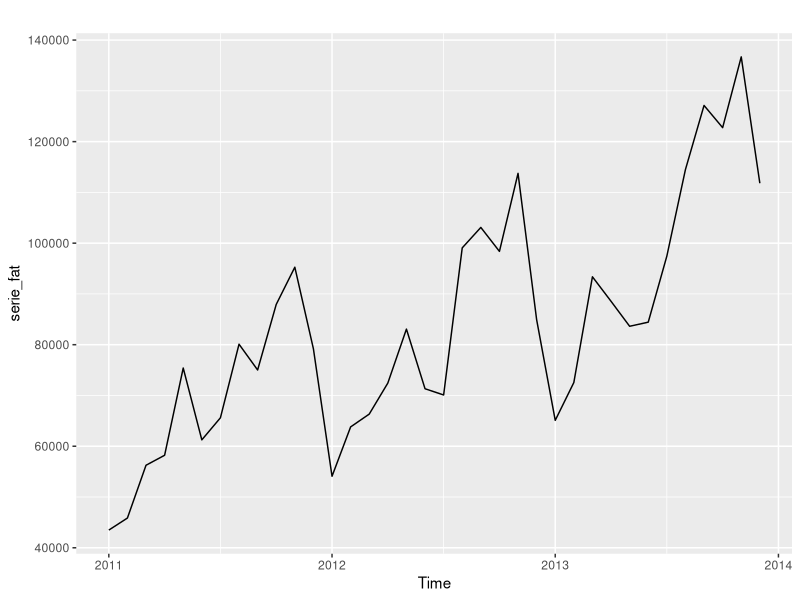
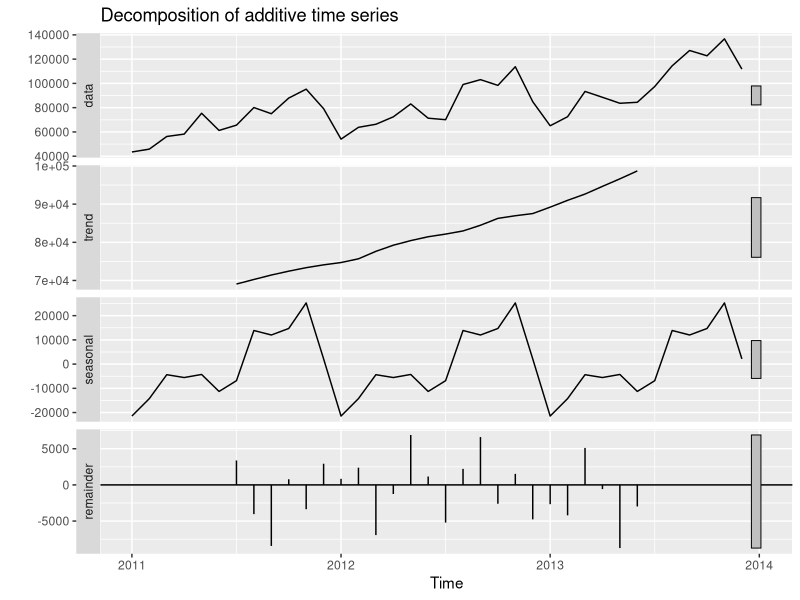
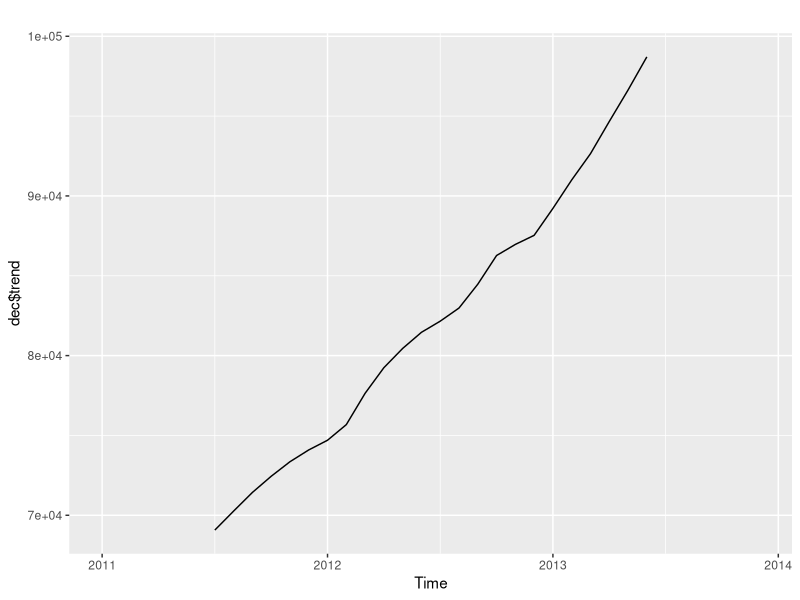
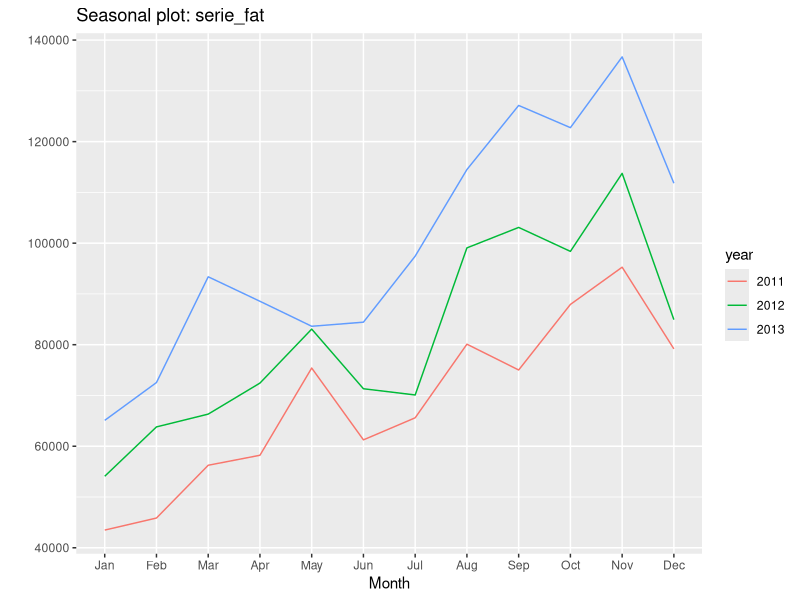
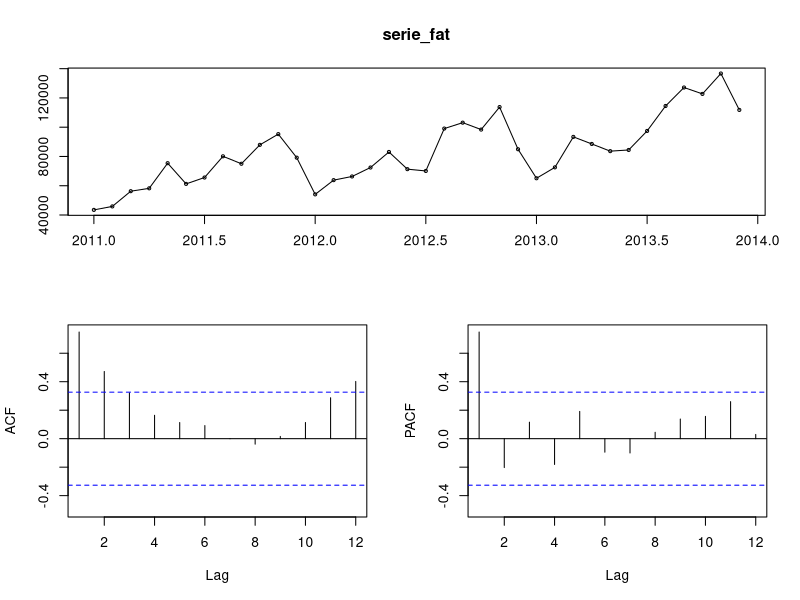
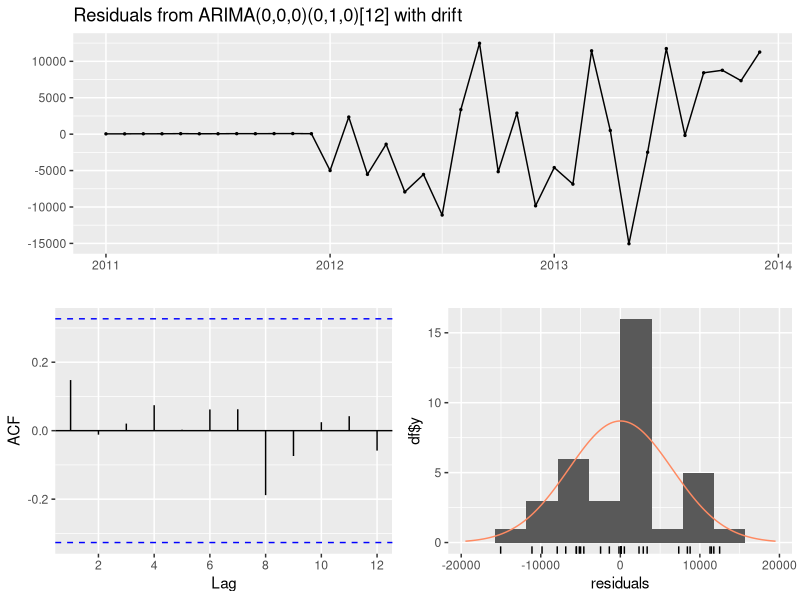
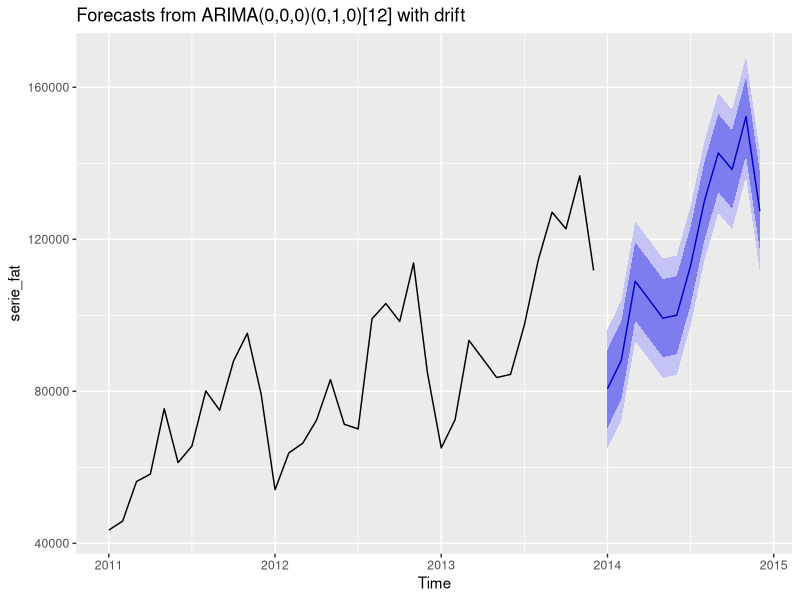
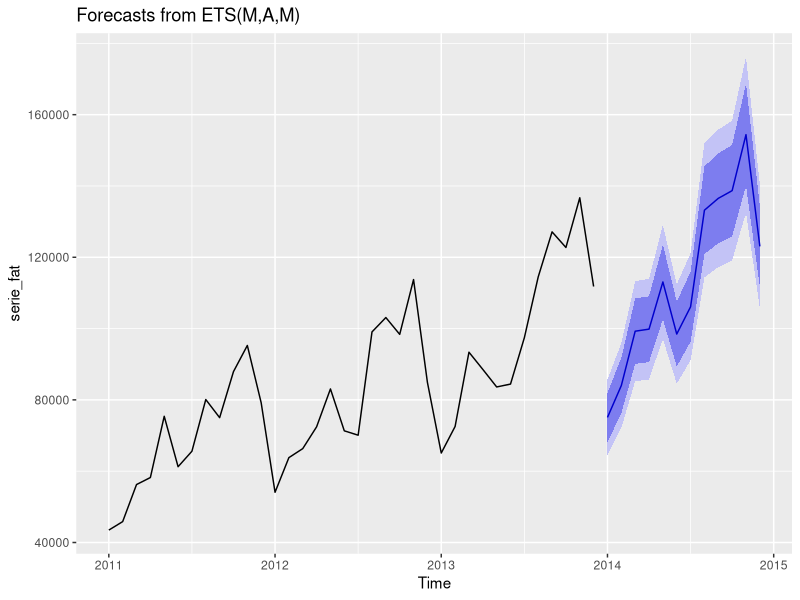

Recreate these plots in R, in order.
## ---- chunk 1

knitr::opts_chunk$set(echo = TRUE, warning = FALSE, message = FALSE) 

# echo = FALSE para não mostrar o código, apenas as saídas. 
# results = "hide" para não mostrar as saídas. 
# warning = FALSE e message = FALSE para suprimir as mensagens de aviso.

## ---- chunk 2

# Series Temporais

#pacotes de series temporais
install.packages("forecast")
install.packages("ggplot2")
install.packages("seasonal")
install.packages("seasonalview")
install.packages("urca")


library("forecast")
library("ggplot2")
library("urca")

## ---- chunk 3


# importar a serie temporal
Faturamento = read.csv("Faturamento.csv", sep=";",header = T)





## ---- chunk 4

#?ts

#formatar a serie temporal e informar o periodo de tempo (frequency)

serie_fat = ts(Faturamento[3],start=c(2011,1), end=c(2013,12), frequency=12)
length(serie_fat)
print(serie_fat)

class(serie_fat)

autoplot(serie_fat)



## ---- chunk 5




#decomposicao da serie
dec =   decompose(serie_fat)
autoplot(dec)

#analise da tendencia
autoplot(dec$trend)

#analise sazonal
ggseasonplot(serie_fat)  

# Modelos Arima
tsdisplay(serie_fat)





## ---- chunk 6

modelo_arima = auto.arima(serie_fat, trace = T,stepwise = F, approximation = F )
print(modelo_arima)

## ---- chunk 7
checkresiduals(modelo_arima)



## ---- chunk 8
# Teste de normalidade dos residuos
# Residuo tem distribuicao Normal se p-valor >= 0.05
# Caso contrario o modelo nao esta adequado
shapiro.test(modelo_arima$residuals)

## ---- chunk 9
#previsao para 2 anos
previsao_arima = forecast(modelo_arima,h=12)
print(previsao_arima)
autoplot(previsao_arima)


## ---- chunk 10


#?ets

# ETS (error trend seasonal) de Hyndman

#Modelo de alisamento exponencial   # N=none, A=additive, M=multiplicative e Z=automatic
modelo_ets = ets(serie_fat)
print(modelo_ets)
 

## ---- chunk 11
previsao_ets = forecast(modelo_ets, h=12)
print(previsao_ets)
autoplot(previsao_ets)

## ---- chunk 12
proj_arima = as.data.frame(previsao_arima)
valor_arima = sum(proj_arima$`Point Forecast`);valor_arima

## ---- chunk 13
proj_ets = as.data.frame(previsao_ets)
valor_ets = sum(proj_ets$`Point Forecast`);valor_ets


## ---- chunk 14

plot(previsao_arima)
lines(previsao_ets$mean, col="red")

accuracy(previsao_arima)
accuracy(previsao_ets)


## ---- chunk 15


# Modelo alisamento exponencial de Holter Winter
#?hw
modelo_hw = hw(serie_fat, seasonal=c("additive"),h=12)
modelo_hw$model
autoplot(modelo_hw)

## ---- chunk 16

previsao_hw = forecast(modelo_hw, h=12)
print(previsao_hw)
autoplot(previsao_hw)

## ---- chunk 17
plot(previsao_arima)
lines(previsao_ets$mean, col="red")
lines(previsao_hw $mean, col="green")
#legenda
legend("topright",legend=c("Arima","ETS","HW"), col = c("blue","red","green"), lty=1:2, cex=0.5,)


## ---- chunk 18
# medidas de erros do modelo
accuracy(previsao_arima)
accuracy(previsao_ets)
accuracy(previsao_hw)



## ---- chunk 19


